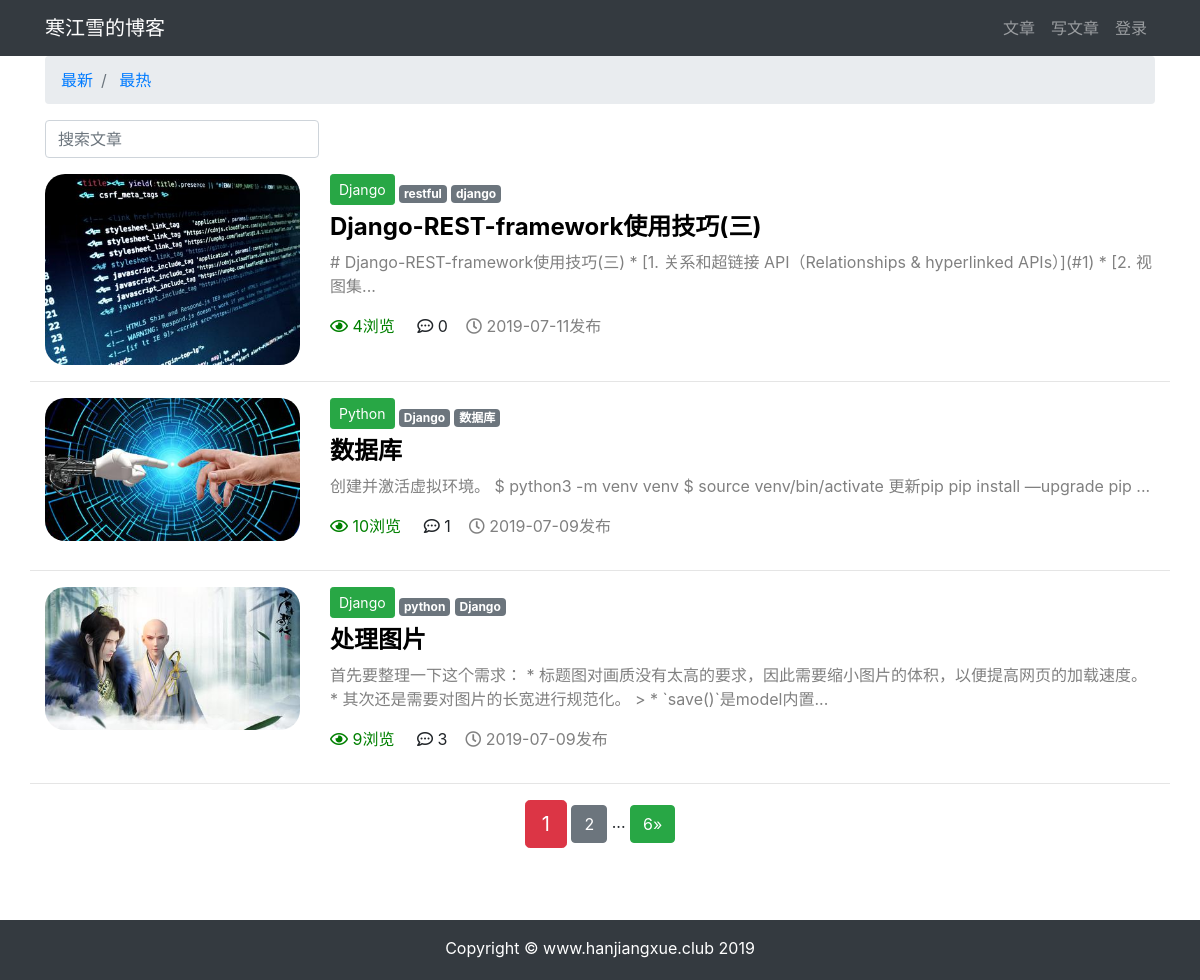
Page /article/article-list on the earlier database version.
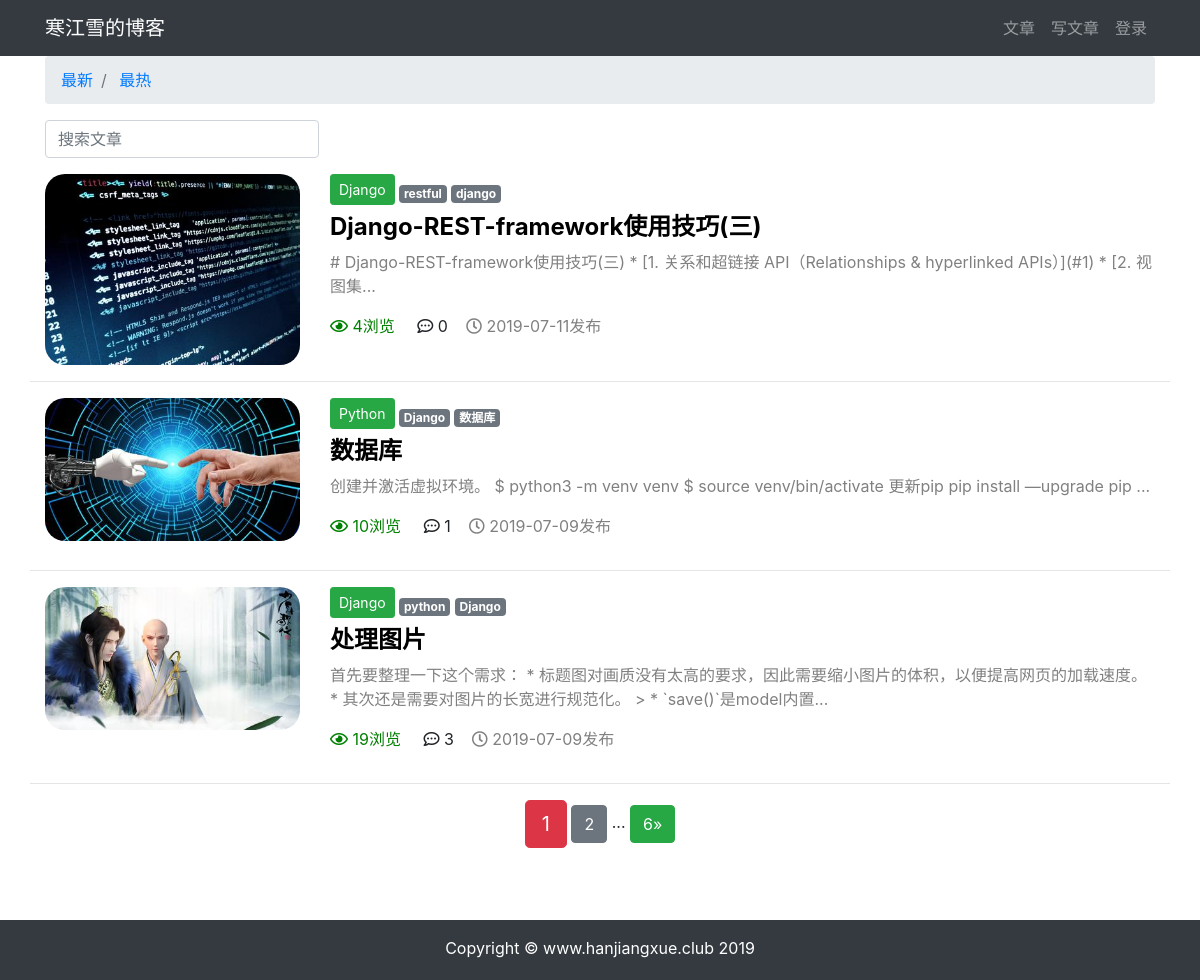
Same page on the later database version.
### article/models.py (models this page shows, shortened)
class ArticlePost(models.Model):
    author = models.ForeignKey(User, on_delete=models.CASCADE, verbose_name='文章')
    column = models.ForeignKey(ArticleColumn, null=True, blank=True, on_delete=models.CASCADE, related_name='article',
                               verbose_name='栏目')
    tags = TaggableManager(blank=True)
    avatar = models.ImageField(upload_to='article/%Y%m%d',blank=True)
    title = models.CharField(max_length=100, verbose_name='标题')
    body = models.TextField(verbose_name='正文')
    total_views = models.PositiveIntegerField(default=0,verbose_name='浏览量')
    created_time = models.DateTimeField(default=timezone.now, verbose_name='创建时间')
    update_time = models.DateTimeField(auto_now=True, verbose_name='更新时间')
    class Meta:
        ordering = ('-created_time',)  # 注意这里是元组（Tuple）
        verbose_name = "文章"
        verbose_name_plural = '文章'

class ArticleColumn(models.Model):
    title = models.CharField(max_length=200, blank=True, verbose_name='栏目标题')
    created = models.DateTimeField(default=timezone.now, verbose_name='栏目创建时间')
    def __str__(self):
        return self.title
    class Meta:
        verbose_name = '栏目'
        verbose_name_plural = '栏目'

### article/views.py (the view)
# urls.py: path('article-list', views.article_list, name='article_list'),
def article_list(request):
    search = request.GET.get('search')
    order = request.GET.get('order')
    column = request.GET.get('column')
    tag = request.GET.get('tag')
    article_list = ArticlePost.objects.all()
    if search:
        article_list = article_list.filter(
            Q(title__icontains=search)|
            Q(body__icontains=search)
        )
    else:
        search=''
    if column is not None and column.isdigit():
        article_list = article_list.filter(column=column)
    if tag and tag != 'None':
        article_list = article_list.filter(tags__name__in=[tag])
    if order == 'total_views':
        article_list = article_list.order_by('-total_views')
    paginator = Paginator(article_list, 3)
    page = request.GET.get('page')
    articles = paginator.get_page(page)
    context = {'articles': articles,
               'order': order,
               'search': search,
               'column': column,
               'tag': tag,
               }
    return render(request, 'article/list.html', context)

### templates/article/list.html (shortened to what this page needs)
{% extends 'base.html' %}
{% load staticfiles %}
{% block content %}
<div class="container">
    <nav aria-label="breadcrumb">
        <ol class="breadcrumb">
            <li class="breadcrumb-item">
                <a href="{% url 'article:article_list' %}?search={{ search }}&column={{ column }}&tag={{ tag }}">最新</a>
            </li>
            <li class="breadcrumb-item">
                <a href="{% url 'article:article_list' %}?order=total_views&search={{ search }}&column={{ column }}&tag={{ tag }}">最热</a>
            </li>
        </ol>
    </nav>
    <div class="row">
        <div class="col-auto mr-auto">
            <form class="form-inline">
                <input type="text" class="form-control mb-2 mr-sm-2" name="search" placeholder="搜索文章" required>
            </form>
        </div>
    </div>
      <div class="row mt-2">
          {% for article in articles %}
              {% if article.avatar %}
                  <div class="col-3">
                    <img src="{{ article.avatar.url }}" alt="avatar" style="max-width: 100%; border-radius: 20px">
                  </div>
              {% endif %}
           <div class="col">
               {% if article.column %}
                   <button type="button" class="btn btn-sm mb-2 btn-success"   href="{% url 'article:article_list' %}?tag={{ tag }}&column={{ column }} ">{{ article.column }}</button>
               {% endif %}
                <span>
                    {% for tag in article.tags.all %}
                        <a href="{% url 'article:article_list' %}?tag={{ tag }}&column={{ column }}" class="badge badge-secondary">{{ tag }}</a>
                    {% endfor %}
                </span>
               <h4 >
                   <b>
                       <a href="{% url 'article:article_detail' article.pk %}" style="color: black">{{ article.title }}</a>
                   </b>
               </h4>
               <div >
                   <p style="color: gray">{{ article.body|slice:'100' }}...</p>
               </div>
                <P>
                    <span style="color: green">
                        <i class="far fa-eye"></i>
                        {{ article.total_views }}浏览&nbsp;&nbsp;&nbsp;&nbsp;
                    </span>
                    <span>
                        <i class="far fa-comment-dots"></i>
                        {{ article.comments.count }}&nbsp;&nbsp;&nbsp;
                    </span>
                    <span style="color: grey">
                        <i class="far fa-clock"></i>
                        {{ article.created_time|date:'Y-m-d' }}发布&nbsp;&nbsp;&nbsp;
                    </span>
                </P>
           </div>
            <hr style="width: 100%;">
          {% endfor %}
      </div>
    <div class="paginator row">
        <div class="m-auto">
            <span class="step-links">
            <span class="current btn btn-danger btn-lg">{{ articles.number }}</span>
            {% if articles.has_next %}
                <a href="?page={{ articles.next_page_number }}&order={{ order }}&search={{ search }}&column={{ column }}&tag={{ tag }}" class="btn btn-secondary">{{ articles.next_page_number }}</a>
                <span>...</span>
                <a href="?page={{ articles.paginator.num_pages }}&order={{ order }}&search={{ search }}&column={{ column }}&tag={{ tag }}" class="btn btn-success"> {{ articles.paginator.num_pages }}&raquo;</a>
            {% endif %}
        </div>
    </div>
</div>
{% endblock content %}

### templates/base.html (shortened to what this page needs)
{% load staticfiles %}
<!DOCTYPE html>
<html lang="en">
<head>
    <link rel="stylesheet" href="{% static 'bootstrap/css/bootstrap.min.css' %}">
    <link rel="stylesheet" href="{% static 'md_css/monokai.css'%}">
    <link rel="stylesheet" href="https://use.fontawesome.com/releases/v5.8.1/css/all.css",
,
    >
</head>
<body>
    {% include 'header.html' %}
    <div id="wrapper">
        {% block content %} {% endblock content %}
        <div id="push"></div>
    </div>
    {% include 'footer.html' %}
</body>
</html>

### templates/header.html (shortened to what this page needs)
{% load staticfiles %}
<nav class="navbar navbar-expand-lg navbar-dark bg-dark">
    <div class="container">
         <a class="navbar-brand" href="#"> 寒江雪的博客</a>
        <div>
            <ul class="navbar-nav">
                <li class="nav-item">
                    <a class="nav-link" href="{% url 'article:article_list' %}">文章</a>
                </li>
                <li class="nav-item">
                    <a class="nav-link" href="{% url "article:article_create" %}">写文章</a>
                </li>
                {% if user.is_authenticated %}
                <li class="nav-item dropdown">
                    <a class="nav-link dropdown-toggle" href="#" id="navbarDropDown" role="button" data-toggle="dropdown" aria-haspopup="true" aria-expanded="false">
                        {{ user.username }}
                    </a>
                    <div class="dropdown-menu" aria-labelledby="navbarDropDown">
                        <a class="dropdown-item" href="{% url 'userprofile:logout' %}">退出登录</a>
                        <a class="dropdown-item" href="#" onclick="user_delete()">删除用户</a>
                        <a class="dropdown-item" href="{% url 'userprofile:edit' user.pk %}">个人信息</a>
                    </div>
                </li>
                {% else %}
                <li class="nav-item">
                    <a class="nav-link" href="{% url 'userprofile:login' %}">登录</a>
                </li>
                {% endif %}
            </ul>
        </div>
    </div>
</nav>

### templates/footer.html
{% load staticfiles %}
<div>
    <br><br><br>
</div>
<footer class="py-3 bg-dark" id="footer">
    <div class="container">
        <p class="m-0 text-center text-white">Copyright &copy; www.hanjiangxue.club 2019</p>
    </div>
</footer>

### templates/base.html (style rules this page uses)
html, body { height: 100%; margin: 0; }
#wrapper { min-height: 100%; margin-bottom: -60px; }
#footer, #push { height: 60px; }

Differences in the rows shown:
changed ArticlePost "处理图片": total_views "9" → "19"
